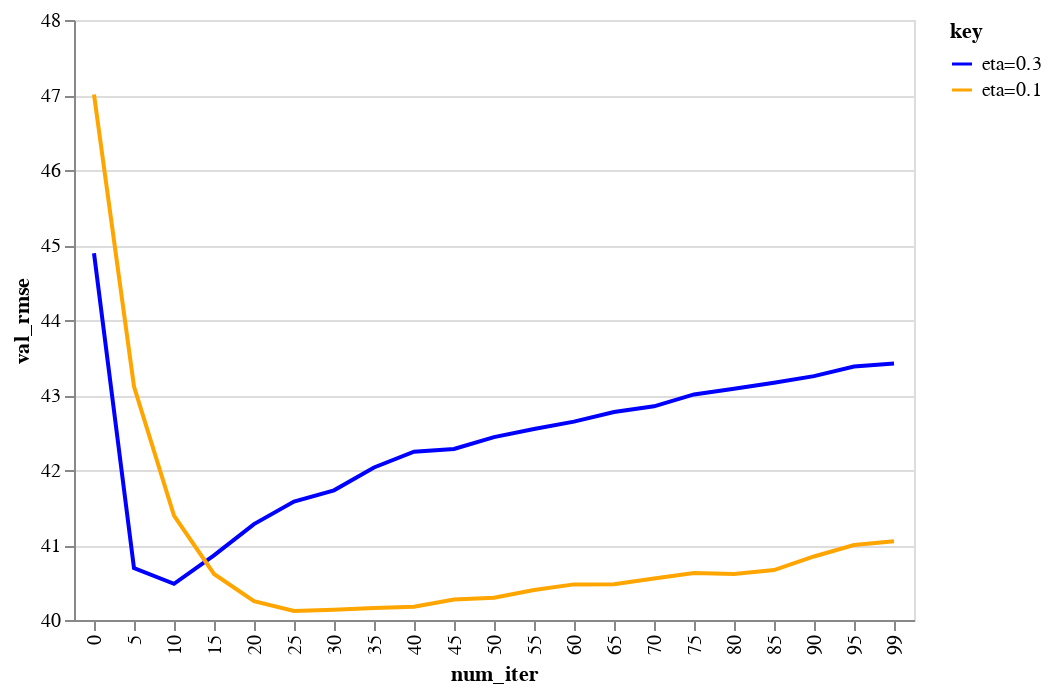

Notebook cell for this chart:
### Code cell
color_scale = alt.Scale(domain=scores.keys(), range=["blue", "orange"])
df_score.plot.line(
    x="num_iter:O", y="val_rmse:Q", color=alt.Color("key:O", scale=color_scale)
).configure_scale(zero=False)

### Figure 1 — Vega-Lite specification as saved in the notebook (floating-point values rounded to 4 significant figures)
{"config": {"view": {"continuousWidth": 300, "continuousHeight": 300}, "scale": {"zero": false}}, "data": {"name": "data-0df1752d49302f2ed56c67481cb51bf1"}, "mark": {"type": "line", "tooltip": true}, "encoding": {"color": {"field": "key", "scale": {"domain": ["eta=0.3", "eta=0.1"], "range": ["blue", "orange"]}, "type": "ordinal"}, "x": {"field": "num_iter", "type": "ordinal"}, "y": {"field": "val_rmse", "type": "quantitative"}}, "params": [{"name": "param_3", "select": {"type": "interval", "encodings": ["x", "y"]}, "bind": "scales"}], "$schema": "https://vega.github.io/schema/vega-lite/v5.20.1.json", "datasets": {"data-0df1752d49302f2ed56c67481cb51bf1": [{"num_iter": 0, "train_rmse": 42.69, "val_rmse": 44.89, "key": "eta=0.3"}, {"num_iter": 5, "train_rmse": 34.58, "val_rmse": 40.69, "key": "eta=0.3"}, {"num_iter": 10, "train_rmse": 31.63, "val_rmse": 40.48, "key": "eta=0.3"}, {"num_iter": 15, "train_rmse": 29.41, "val_rmse": 40.86, "key": "eta=0.3"}, {"num_iter": 20, "train_rmse": 27.5, "val_rmse": 41.28, "key": "eta=0.3"}, {"num_iter": 25, "train_rmse": 26.34, "val_rmse": 41.58, "key": "eta=0.3"}, {"num_iter": 30, "train_rmse": 24.21, "val_rmse": 41.73, "key": "eta=0.3"}, {"num_iter": 35, "train_rmse": 22.46, "val_rmse": 42.03, "key": "eta=0.3"}, {"num_iter": 40, "train_rmse": 21.35, "val_rmse": 42.24, "key": "eta=0.3"}, {"num_iter": 45, "train_rmse": 20.24, "val_rmse": 42.28, "key": "eta=0.3"}, {"num_iter": 50, "train_rmse": 19.25, "val_rmse": 42.44, "key": "eta=0.3"}, {"num_iter": 55, "train_rmse": 18.28, "val_rmse": 42.55, "key": "eta=0.3"}, {"num_iter": 60, "train_rmse": 17.12, "val_rmse": 42.64, "key": "eta=0.3"}, {"num_iter": 65, "train_rmse": 16.42, "val_rmse": 42.77, "key": "eta=0.3"}, {"num_iter": 70, "train_rmse": 15.78, "val_rmse": 42.85, "key": "eta=0.3"}, {"num_iter": 75, "train_rmse": 14.8, "val_rmse": 43.01, "key": "eta=0.3"}, {"num_iter": 80, "train_rmse": 13.97, "val_rmse": 43.08, "key": "eta=0.3"}, {"num_iter": 85, "train_rmse": 13.39, "val_rmse": 43.16, "key": "eta=0.3"}, {"num_iter": 90, "train_rmse": 12.46, "val_rmse": 43.25, "key": "eta=0.3"}, {"num_iter": 95, "train_rmse": 11.96, "val_rmse": 43.38, "key": "eta=0.3"}, {"num_iter": 99, "train_rmse": 11.39, "val_rmse": 43.42, "key": "eta=0.3"}, {"num_iter": 0, "train_rmse": 45.5, "val_rmse": 47.01, "key": "eta=0.1"}, {"num_iter": 5, "train_rmse": 40.18, "val_rmse": 43.11, "key": "eta=0.1"}, {"num_iter": 10, "train_rmse": 37.07, "val_rmse": 41.39, "key": "eta=0.1"}, {"num_iter": 15, "train_rmse": 35.09, "val_rmse": 40.61, "key": "eta=0.1"}, {"num_iter": 20, "train_rmse": 33.67, "val_rmse": 40.25, "key": "eta=0.1"}, {"num_iter": 25, "train_rmse": 32.56, "val_rmse": 40.12, "key": "eta=0.1"}, {"num_iter": 30, "train_rmse": 31.76, "val_rmse": 40.14, "key": "eta=0.1"}, {"num_iter": 35, "train_rmse": 31.01, "val_rmse": 40.16, "key": "eta=0.1"}, {"num_iter": 40, "train_rmse": 30.13, "val_rmse": 40.18, "key": "eta=0.1"}, {"num_iter": 45, "train_rmse": 29.49, "val_rmse": 40.27, "key": "eta=0.1"}, {"num_iter": 50, "train_rmse": 28.76, "val_rmse": 40.3, "key": "eta=0.1"}, {"num_iter": 55, "train_rmse": 28.18, "val_rmse": 40.4, "key": "eta=0.1"}, {"num_iter": 60, "train_rmse": 27.77, "val_rmse": 40.47, "key": "eta=0.1"}, {"num_iter": 65, "train_rmse": 27.1, "val_rmse": 40.48, "key": "eta=0.1"}, {"num_iter": 70, "train_rmse": 26.62, "val_rmse": 40.55, "key": "eta=0.1"}, {"num_iter": 75, "train_rmse": 26.21, "val_rmse": 40.63, "key": "eta=0.1"}, {"num_iter": 80, "train_rmse": 25.69, "val_rmse": 40.61, "key": "eta=0.1"}, {"num_iter": 85, "train_rmse": 25.14, "val_rmse": 40.67, "key": "eta=0.1"}, {"num_iter": 90, "train_rmse": 24.6, "val_rmse": 40.85, "key": "eta=0.1"}, {"num_iter": 95, "train_rmse": 24.03, "val_rmse": 41.0, "key": "eta=0.1"}, {"num_iter": 99, "train_rmse": 23.6, "val_rmse": 41.05, "key": "eta=0.1"}]}}
